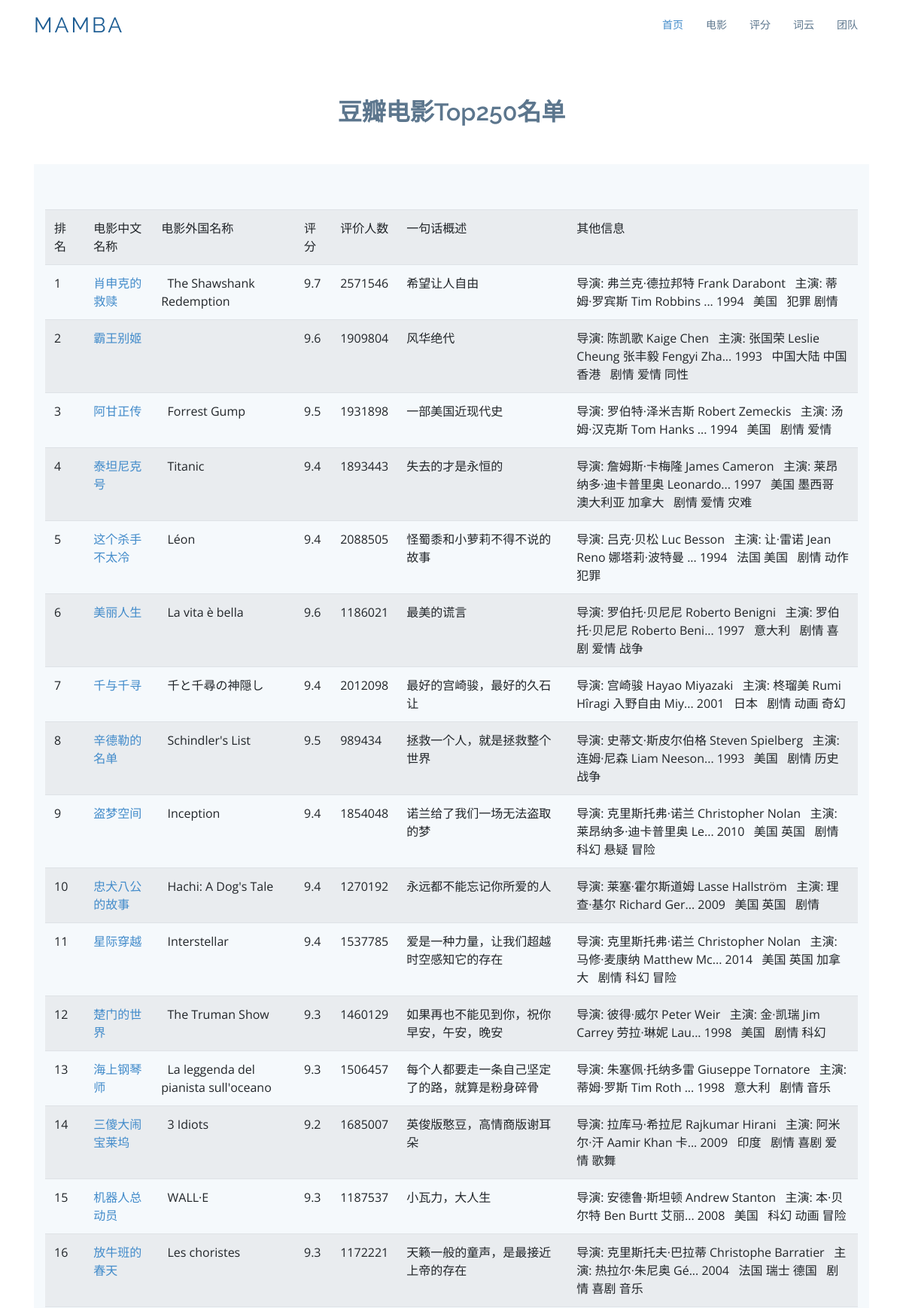
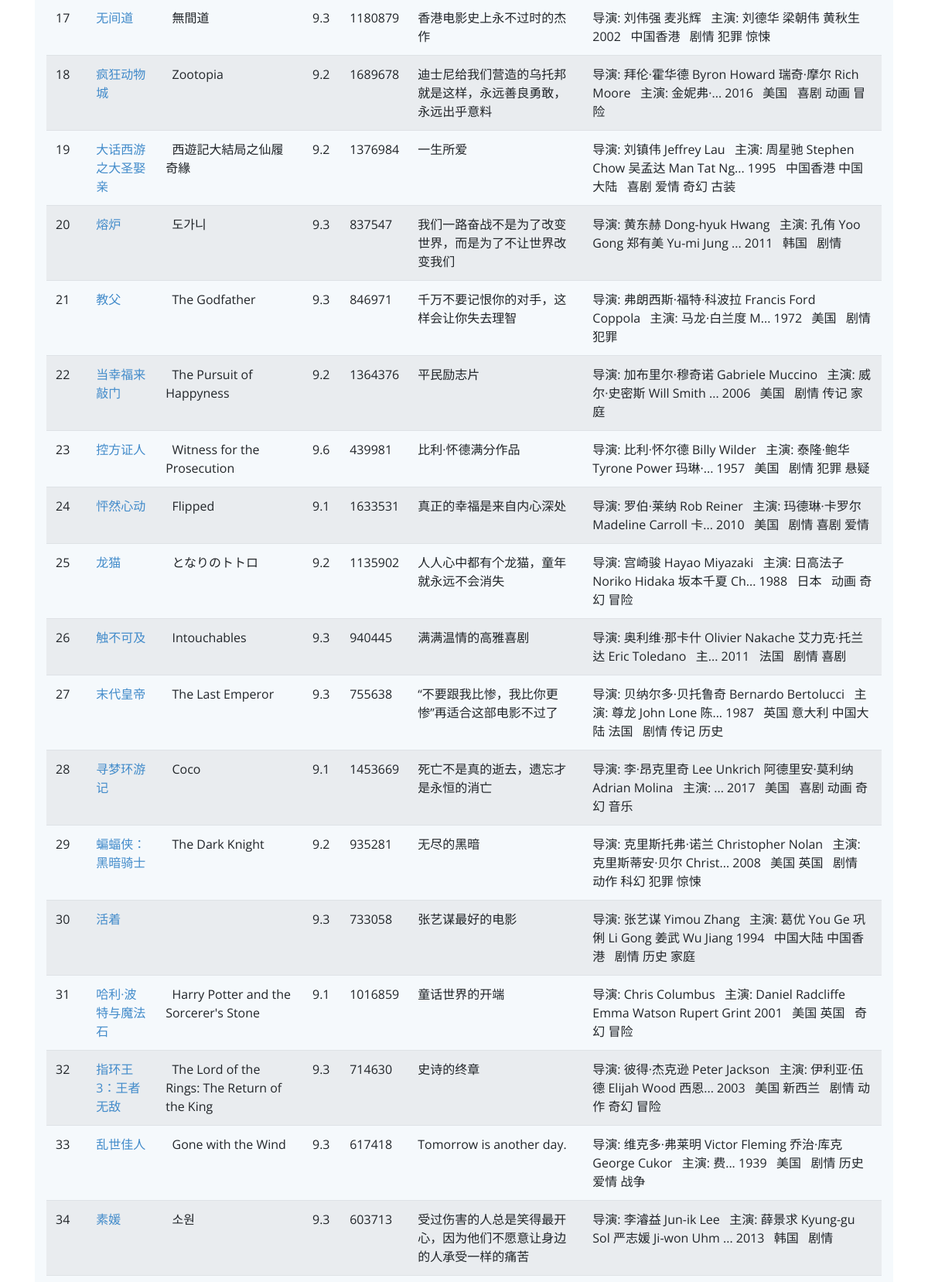
The page /movie (upper part) on the database its author committed (2 pictures, top to bottom).
### tables this page shows
CREATE TABLE movie250
        (
        id integer primary key autoincrement,
        info_link text,
        pic_link text,
        cname varchar,
        ename varchar,
        score numeric,
        rated numeric,
        instroduction text,
        info text
        );

### app.py (the view)
@app.route('/movie')
def movie():
    datalist = []
    con = sqlite3.connect("movie.db")
    cur = con.cursor()
    sql = "select * from movie250"
    data = cur.execute(sql)
    for item in data:
        datalist.append(item)
    cur.close()
    con.close()
    return render_template("movie.html",movies = datalist)

### templates/movie.html (shortened to what this page needs)
<!DOCTYPE html>
<html lang="en">
<head>
  <link href="static/assets/vendor/bootstrap/css/bootstrap.min.css" rel="stylesheet">
  <link href="static/assets/vendor/icofont/icofont.min.css" rel="stylesheet">
  <link href="static/assets/vendor/boxicons/css/boxicons.min.css" rel="stylesheet">
  <link href="static/assets/vendor/animate.css/animate.min.css" rel="stylesheet">
  <link href="static/assets/vendor/venobox/venobox.css" rel="stylesheet">
  <link href="static/assets/vendor/aos/aos.css" rel="stylesheet">
  <link href="static/assets/css/style.css" rel="stylesheet">
</head>
<body>
  <header id="header">
    <div class="container">
      <div class="logo float-left">
        <h1 class="text-light"><a href="temp.html"><span>Mamba</span></a></h1>
      </div>
      <nav class="nav-menu float-right d-none d-lg-block">
        <ul>
          <li class="active"><a href="/index">首页</a></li>
          <li><a href="/movie">电影</a></li>
          <li><a href="/score">评分</a></li>
          <li><a href="/word">词云</a></li>
          <li><a href="/team">团队</a></li>
        </ul>
      </nav>
    </div>
  </header>
    <section id="team" class="team">
      <div class="container">
        <div class="section-title">
          <h2>豆瓣电影Top250名单</h2>
        </div>
    <section class="counts section-bg">
      <div class="container">
          <table class="table table-striped">
              <tr>
                  <td>排名</td>
                  <td>电影中文名称</td>
                  <td>电影外国名称</td>
                  <td>评分</td>
                  <td>评价人数</td>
                  <td>一句话概述</td>
                  <td>其他信息</td>
              </tr>
              {% for movie in movies %}
              <tr>
                  <td>{{movie[0]}}</td>
                  <td>
                      <a href="{{ movie[1] }}" target="_blank">
                      {{ movie[3] }}
                          </a>
                  </td>
                  <td>{{movie[4]}}</td>
                  <td>{{movie[5]}}</td>
                  <td>{{movie[6]}}</td>
                  <td>{{movie[7]}}</td>
                  <td>{{movie[8]}}</td>
              </tr>
              {% endfor %}
          </table>
      </div>
    </section>
      </div>
    </section>
</body>
</html>

### static/assets/css/style.css (style rules this page uses)
body { font-family: "Open Sans", sans-serif; color: #444; }
a { color: #428bca; }
h1, h2, h3, h4, h5, h6, .font-primary { font-family: "Raleway", sans-serif; }
#header { height: 70px; transition: all 0.5s; transition: all 0.5s; padding: 10px 0; background: #fff; z-index: 997; }
#header .logo h1 { font-size: 28px; margin: 0; padding: 10px 0; line-height: 1; font-weight: 400; letter-spacing: 3px; text-transform: uppercase; }
#header .logo h1 a, #header .logo h1 a:hover { color: #1c5c93; text-decoration: none; }
.nav-menu, .nav-menu * { margin: 0; padding: 0; list-style: none; }
.nav-menu > ul > li { position: relative; white-space: nowrap; float: left; }
.nav-menu a { display: block; position: relative; color: #5c768d; padding: 12px 15px; transition: 0.3s; font-size: 14px; font-family: "Open Sans", sans-serif; }
.nav-menu a:hover, .nav-menu .active > a, .nav-menu li:hover > a { color: #428bca; text-decoration: none; }
.mobile-nav { position: fixed; top: 0; bottom: 0; z-index: 9999; overflow-y: auto; left: -260px; width: 260px; padding-top: 18px; background: #1f3548; transition: 0.4s; }
.mobile-nav * { margin: 0; padding: 0; list-style: none; }
.mobile-nav a { display: block; position: relative; color: #e3f0fc; padding: 10px 20px; font-weight: 500; }
.mobile-nav a:hover, .mobile-nav .active > a, .mobile-nav li:hover > a { color: #9eccf4; text-decoration: none; }
section { padding: 60px 0; }
.section-bg { background-color: #f5f9fc; }
.section-title { text-align: center; padding-bottom: 30px; }
.section-title h2 { font-size: 32px; font-weight: 600; margin-bottom: 20px; padding-bottom: 0; color: #5c768d; }
.counts { padding-bottom: 30px; }
.team { background: #fff; padding: 60px 0 30px 0; }

### rows shown on the page
movie250: id "1", cname "肖申克的救赎", ename "The Shawshank Redemption", score "9.7", rated "2571546", instroduction "希望让人自由", info "导演: 弗兰克·德拉邦特 Frank Darabont 主演: 蒂姆·罗宾斯 Tim Robbins ... 1994 美国 犯罪 剧情"
movie250: id "2", cname "霸王别姬", score "9.6", rated "1909804", instroduction "风华绝代", info "导演: 陈凯歌 Kaige Chen 主演: 张国荣 Leslie Cheung 张丰毅 Fengyi Zha... 1993 中国大陆 中国香港 剧情 爱情 同性"
movie250: id "3", cname "阿甘正传", ename "Forrest Gump", score "9.5", rated "1931898", instroduction "一部美国近现代史", info "导演: 罗伯特·泽米吉斯 Robert Zemeckis 主演: 汤姆·汉克斯 Tom Hanks ... 1994 美国 剧情 爱情"
movie250: id "4", cname "泰坦尼克号", ename "Titanic", score "9.4", rated "1893443", instroduction "失去的才是永恒的", info "导演: 詹姆斯·卡梅隆 James Cameron 主演: 莱昂纳多·迪卡普里奥 Leonardo... 1997 美国 墨西哥 澳大利亚 加拿大 剧情 爱情 灾难"
movie250: id "5", cname "这个杀手不太冷", ename "Léon", score "9.4", rated "2088505", instroduction "怪蜀黍和小萝莉不得不说的故事", info "导演: 吕克·贝松 Luc Besson 主演: 让·雷诺 Jean Reno 娜塔莉·波特曼 ... 1994 法国 美国 剧情 动作 犯罪"
movie250: id "6", cname "美丽人生", ename "La vita è bella", score "9.6", rated "1186021", instroduction "最美的谎言", info "导演: 罗伯托·贝尼尼 Roberto Benigni 主演: 罗伯托·贝尼尼 Roberto Beni... 1997 意大利 剧情 喜剧 爱情 战争"
movie250: id "7", cname "千与千寻", ename "千と千尋の神隠し", score "9.4", rated "2012098", instroduction "最好的宫崎骏，最好的久石让", info "导演: 宫崎骏 Hayao Miyazaki 主演: 柊瑠美 Rumi Hîragi 入野自由 Miy... 2001 日本 剧情 动画 奇幻"
movie250: id "8", cname "辛德勒的名单", ename "Schindler's List", score "9.5", rated "989434", instroduction "拯救一个人，就是拯救整个世界", info "导演: 史蒂文·斯皮尔伯格 Steven Spielberg 主演: 连姆·尼森 Liam Neeson... 1993 美国 剧情 历史 战争"
movie250: id "9", cname "盗梦空间", ename "Inception", score "9.4", rated "1854048", instroduction "诺兰给了我们一场无法盗取的梦", info "导演: 克里斯托弗·诺兰 Christopher Nolan 主演: 莱昂纳多·迪卡普里奥 Le... 2010 美国 英国 剧情 科幻 悬疑 冒险"
movie250: id "10", cname "忠犬八公的故事", ename "Hachi: A Dog's Tale", score "9.4", rated "1270192", instroduction "永远都不能忘记你所爱的人", info "导演: 莱塞·霍尔斯道姆 Lasse Hallström 主演: 理查·基尔 Richard Ger... 2009 美国 英国 剧情"
movie250: id "11", cname "星际穿越", ename "Interstellar", score "9.4", rated "1537785", instroduction "爱是一种力量，让我们超越时空感知它的存在", info "导演: 克里斯托弗·诺兰 Christopher Nolan 主演: 马修·麦康纳 Matthew Mc... 2014 美国 英国 加拿大 剧情 科幻 冒险"
movie250: id "12", cname "楚门的世界", ename "The Truman Show", score "9.3", rated "1460129", instroduction "如果再也不能见到你，祝你早安，午安，晚安", info "导演: 彼得·威尔 Peter Weir 主演: 金·凯瑞 Jim Carrey 劳拉·琳妮 Lau... 1998 美国 剧情 科幻"
movie250: id "13", cname "海上钢琴师", ename "La leggenda del pianista sull'oceano", score "9.3", rated "1506457", instroduction "每个人都要走一条自己坚定了的路，就算是粉身碎骨", info "导演: 朱塞佩·托纳多雷 Giuseppe Tornatore 主演: 蒂姆·罗斯 Tim Roth ... 1998 意大利 剧情 音乐"
movie250: id "14", cname "三傻大闹宝莱坞", ename "3 Idiots", score "9.2", rated "1685007", instroduction "英俊版憨豆，高情商版谢耳朵", info "导演: 拉库马·希拉尼 Rajkumar Hirani 主演: 阿米尔·汗 Aamir Khan 卡... 2009 印度 剧情 喜剧 爱情 歌舞"
movie250: id "15", cname "机器人总动员", ename "WALL·E", score "9.3", rated "1187537", instroduction "小瓦力，大人生", info "导演: 安德鲁·斯坦顿 Andrew Stanton 主演: 本·贝尔特 Ben Burtt 艾丽... 2008 美国 科幻 动画 冒险"
movie250: id "16", cname "放牛班的春天", ename "Les choristes", score "9.3", rated "1172221", instroduction "天籁一般的童声，是最接近上帝的存在", info "导演: 克里斯托夫·巴拉蒂 Christophe Barratier 主演: 热拉尔·朱尼奥 Gé... 2004 法国 瑞士 德国 剧情 喜剧 音乐"
movie250: id "17", cname "无间道", ename "無間道", score "9.3", rated "1180879", instroduction "香港电影史上永不过时的杰作", info "导演: 刘伟强 麦兆辉 主演: 刘德华 梁朝伟 黄秋生 2002 中国香港 剧情 犯罪 惊悚"
movie250: id "18", cname "疯狂动物城", ename "Zootopia", score "9.2", rated "1689678", instroduction "迪士尼给我们营造的乌托邦就是这样，永远善良勇敢，永远出乎意料", info "导演: 拜伦·霍华德 Byron Howard 瑞奇·摩尔 Rich Moore 主演: 金妮弗·... 2016 美国 喜剧 动画 冒险"
movie250: id "19", cname "大话西游之大圣娶亲", ename "西遊記大結局之仙履奇緣", score "9.2", rated "1376984", instroduction "一生所爱", info "导演: 刘镇伟 Jeffrey Lau 主演: 周星驰 Stephen Chow 吴孟达 Man Tat Ng... 1995 中国香港 中国大陆 喜剧 爱情 奇幻 古装"
movie250: id "20", cname "熔炉", ename "도가니", score "9.3", rated "837547", instroduction "我们一路奋战不是为了改变世界，而是为了不让世界改变我们", info "导演: 黄东赫 Dong-hyuk Hwang 主演: 孔侑 Yoo Gong 郑有美 Yu-mi Jung ... 2011 韩国 剧情"
movie250: id "21", cname "教父", ename "The Godfather", score "9.3", rated "846971", instroduction "千万不要记恨你的对手，这样会让你失去理智", info "导演: 弗朗西斯·福特·科波拉 Francis Ford Coppola 主演: 马龙·白兰度 M... 1972 美国 剧情 犯罪"
movie250: id "22", cname "当幸福来敲门", ename "The Pursuit of Happyness", score "9.2", rated "1364376", instroduction "平民励志片", info "导演: 加布里尔·穆奇诺 Gabriele Muccino 主演: 威尔·史密斯 Will Smith ... 2006 美国 剧情 传记 家庭"
movie250: id "23", cname "控方证人", ename "Witness for the Prosecution", score "9.6", rated "439981", instroduction "比利·怀德满分作品", info "导演: 比利·怀尔德 Billy Wilder 主演: 泰隆·鲍华 Tyrone Power 玛琳·... 1957 美国 剧情 犯罪 悬疑"
movie250: id "24", cname "怦然心动", ename "Flipped", score "9.1", rated "1633531", instroduction "真正的幸福是来自内心深处", info "导演: 罗伯·莱纳 Rob Reiner 主演: 玛德琳·卡罗尔 Madeline Carroll 卡... 2010 美国 剧情 喜剧 爱情"
movie250: id "25", cname "龙猫", ename "となりのトトロ", score "9.2", rated "1135902", instroduction "人人心中都有个龙猫，童年就永远不会消失", info "导演: 宫崎骏 Hayao Miyazaki 主演: 日高法子 Noriko Hidaka 坂本千夏 Ch... 1988 日本 动画 奇幻 冒险"
movie250: id "26", cname "触不可及", ename "Intouchables", score "9.3", rated "940445", instroduction "满满温情的高雅喜剧", info "导演: 奥利维·那卡什 Olivier Nakache 艾力克·托兰达 Eric Toledano 主... 2011 法国 剧情 喜剧"
movie250: id "27", cname "末代皇帝", ename "The Last Emperor", score "9.3", rated "755638", instroduction "“不要跟我比惨，我比你更惨”再适合这部电影不过了", info "导演: 贝纳尔多·贝托鲁奇 Bernardo Bertolucci 主演: 尊龙 John Lone 陈... 1987 英国 意大利 中国大陆 法国 剧情 传记 历史"
movie250: id "28", cname "寻梦环游记", ename "Coco", score "9.1", rated "1453669", instroduction "死亡不是真的逝去，遗忘才是永恒的消亡", info "导演: 李·昂克里奇 Lee Unkrich 阿德里安·莫利纳 Adrian Molina 主演: ... 2017 美国 喜剧 动画 奇幻 音乐"
movie250: id "29", cname "蝙蝠侠：黑暗骑士", ename "The Dark Knight", score "9.2", rated "935281", instroduction "无尽的黑暗", info "导演: 克里斯托弗·诺兰 Christopher Nolan 主演: 克里斯蒂安·贝尔 Christ... 2008 美国 英国 剧情 动作 科幻 犯罪 惊悚"
movie250: id "30", cname "活着", score "9.3", rated "733058", instroduction "张艺谋最好的电影", info "导演: 张艺谋 Yimou Zhang 主演: 葛优 You Ge 巩俐 Li Gong 姜武 Wu Jiang 1994 中国大陆 中国香港 剧情 历史 家庭"
movie250: id "31", cname "哈利·波特与魔法石", ename "Harry Potter and the Sorcerer's Stone", score "9.1", rated "1016859", instroduction "童话世界的开端", info "导演: Chris Columbus 主演: Daniel Radcliffe Emma Watson Rupert Grint 2001 美国 英国 奇幻 冒险"
movie250: id "32", cname "指环王3：王者无敌", ename "The Lord of the Rings: The Return of the King", score "9.3", rated "714630", instroduction "史诗的终章", info "导演: 彼得·杰克逊 Peter Jackson 主演: 伊利亚·伍德 Elijah Wood 西恩... 2003 美国 新西兰 剧情 动作 奇幻 冒险"
movie250: id "33", cname "乱世佳人", ename "Gone with the Wind", score "9.3", rated "617418", instroduction "Tomorrow is another day.", info "导演: 维克多·弗莱明 Victor Fleming 乔治·库克 George Cukor 主演: 费... 1939 美国 剧情 历史 爱情 战争"
movie250: id "34", cname "素媛", ename "소원", score "9.3", rated "603713", instroduction "受过伤害的人总是笑得最开心，因为他们不愿意让身边的人承受一样的痛苦", info "导演: 李濬益 Jun-ik Lee 主演: 薛景求 Kyung-gu Sol 严志媛 Ji-won Uhm ... 2013 韩国 剧情"
